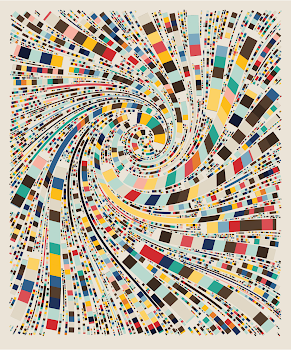
#> input picture experiments/genuary2022/f-612.png, 291 x 350 px
$ python g22_04_fidenza_flow.py
#> lines starting #> are read from the running program, lines starting #| are printed output that depends on the picture
import cv2 as cv
import numpy as np

# The video feed is read in as
# a VideoCapture object
# cap = cv.VideoCapture("Z:\\Dropbox\\0_MARCELSCHWITTLICK\\Marcel Schwittlick Interview Lab of Misfits.mp4")

# ret = a boolean return value from
# getting the frame, first_frame = the
# first frame in the entire video sequence
# ret, first_frame = cap.read()

# Converts frame to grayscale because we
# only need the luminance channel for
# detecting edges - less computationally
# expensive

img1 = cv.imread("f-612.png")
#> img1 is the input picture: shape (350, 291, 3); mean B, G, R 158.9, 176, 186.2
img2 = cv.imread("f-849.png")
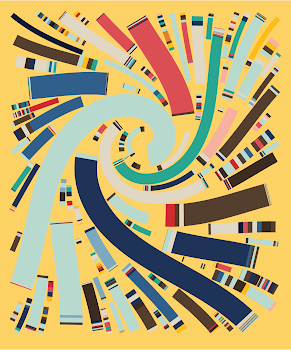
#> input picture experiments/genuary2022/f-849.png, 291 x 350 px
#> img2 is the input picture: shape (350, 291, 3); mean B, G, R 119, 171.5, 188.1
prev_gray = cv.cvtColor(img1, cv.COLOR_BGR2GRAY)
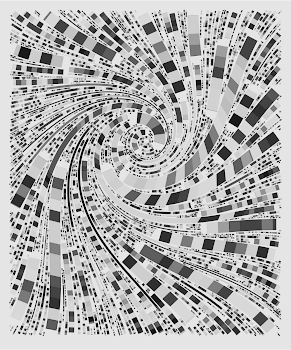
#> prev_gray: shape (350, 291); min 0, max 244, mean 177.2

# Creates an image filled with zero
# intensities with the same dimensions
# as the frame
mask = np.zeros_like(img2)

# Sets image saturation to maximum
mask[..., 1] = 255


# ret = a boolean return value from getting
# the frame, frame = the current frame being
# projected in the video
# ret, frame = cap.read()

# Opens a new window and displays the input
# frame
cv.imshow("input", img1)

# Converts each frame to grayscale - we previously
# only converted the first frame to grayscale
gray1 = cv.cvtColor(img1, cv.COLOR_BGRA2GRAY)
gray2 = cv.cvtColor(img2, cv.COLOR_BGRA2GRAY)
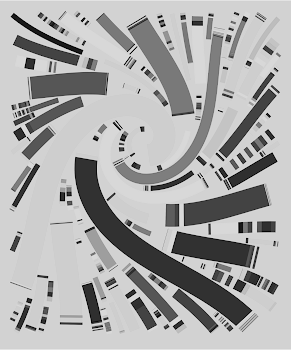
#> gray2: shape (350, 291); min 0, max 227, mean 170.4

# Calculates dense optical flow by Farneback method
flow = cv.calcOpticalFlowFarneback(gray1, gray2, None, 0.5, 3, 15, 3, 5, 1.2, 0)

# Computes the magnitude and angle of the 2D vectors
magnitude, angle = cv.cartToPolar(flow[..., 0], flow[..., 1])
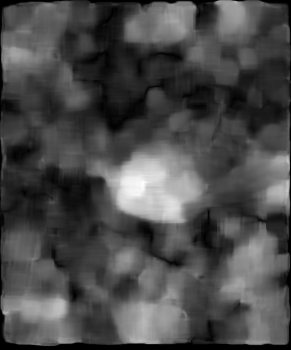
#> magnitude: shape (350, 291) float32; min 2.59e-14, max 18.12, mean 5.34; drawn with min black and max white
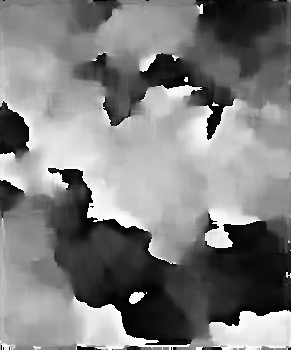
#> angle: shape (350, 291) float32; min 3.79e-05, max 6.28, mean 3.13; drawn with min black and max white

# Sets image hue according to the optical flow
# direction
mask[..., 0] = angle * 180 / np.pi / 2

# Sets image value according to the optical flow
# magnitude (normalized)
mask[..., 2] = cv.normalize(magnitude, None, 0, 255, cv.NORM_MINMAX)
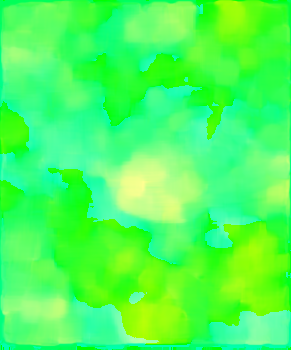
#> mask: shape (350, 291, 3); mean of channels 0, 1, 2 89.2, 255, 74.7; drawn as B, G, R

# Converts HSV to RGB (BGR) color representation
rgb = cv.cvtColor(mask, cv.COLOR_HSV2BGR)
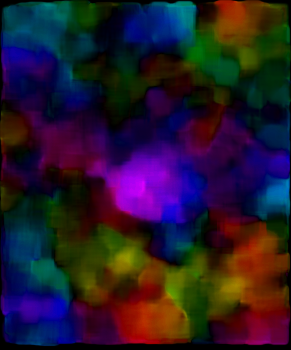
#> rgb: shape (350, 291, 3); mean B, G, R 44.3, 25.6, 38.9

# Opens a new window and displays the output frame
cv.imshow("dense optical flow", rgb)
cv.imwrite("fidenza_flow.jpg", rgb)
# Updates previous frame
# prev_gray = gray

# Frames are read by intervals of 1 millisecond. The
# programs breaks out of the while loop when the
# user presses the 'q' key
# if cv.waitKey(1) & 0xFF == ord('q'):
#    break

# The following frees up resources and
# closes all windows
# cap.release()
cv.destroyAllWindows()
